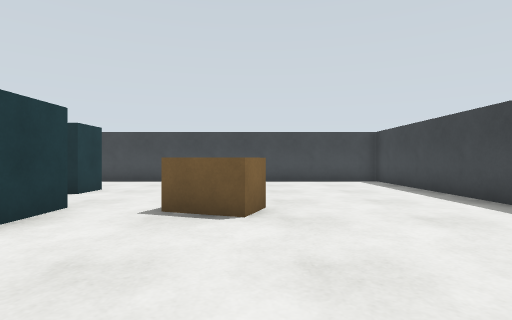
[1] (above)

22 first-person views from a walk through a world built for the Gazebo simulator. The camera is 0.86 m above the floor, looks level and sees 80° across. The floor is counted in squares, 1 m on a side. Each view is taken from the middle of a square. On the plan, view 1 faces up. The plan holds only what a view shows up to about 11 squares ahead; the rest is blank.

[2]
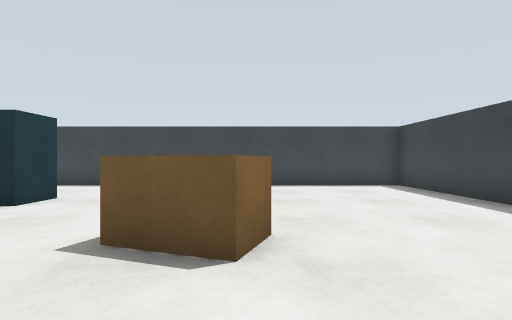

[3]
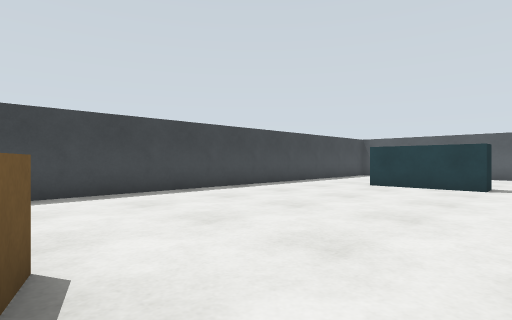

[4]
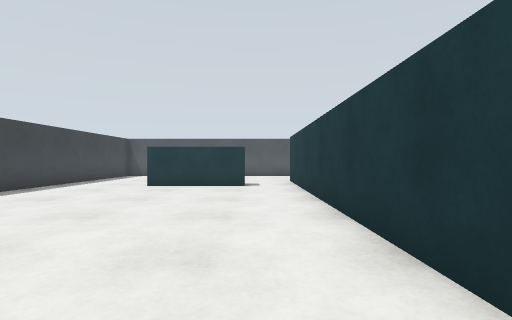

[5]
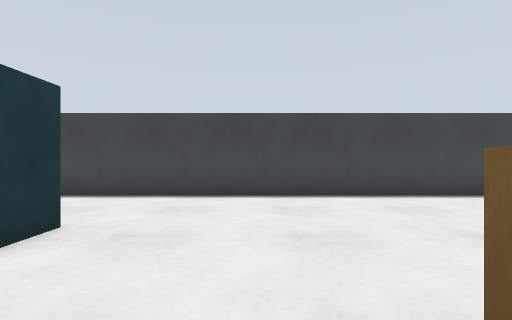

[6]
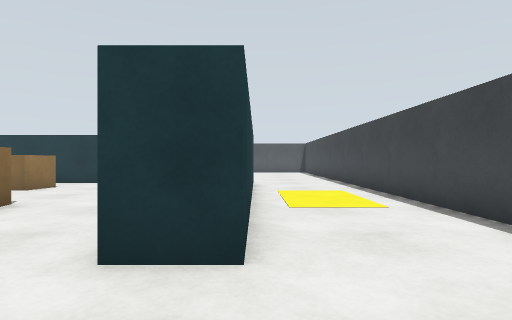

[7]
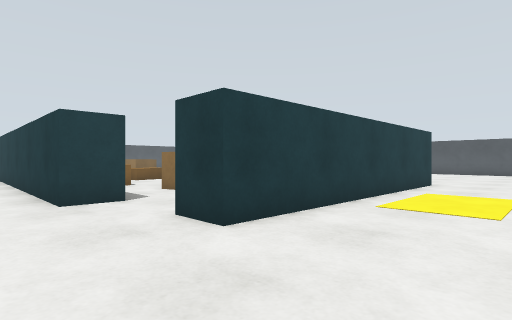

[8]
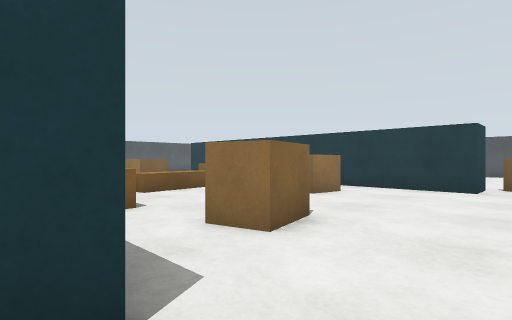

[9]
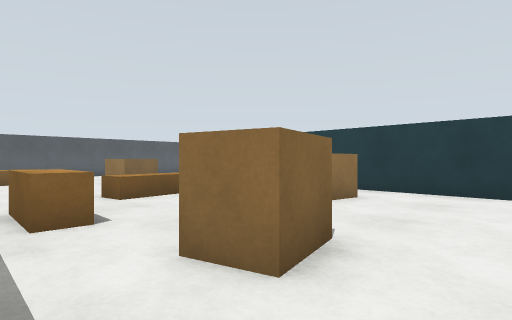

[10]
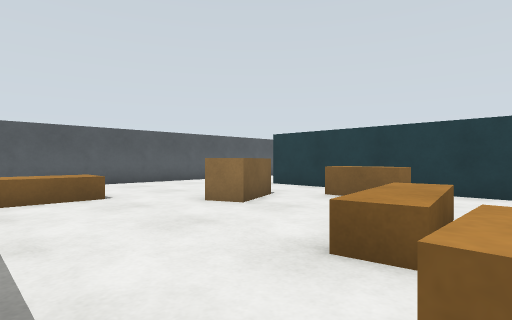

[11]
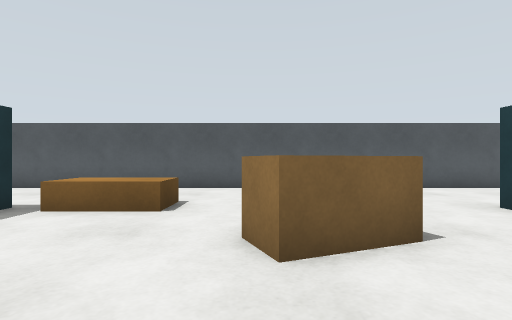

[12]
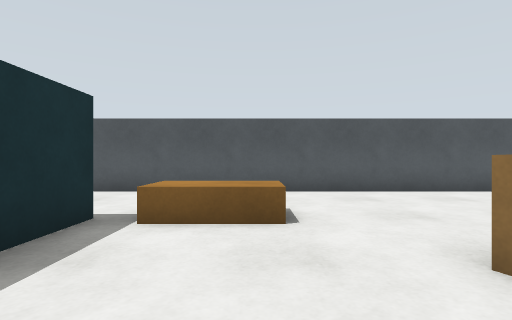

[13]
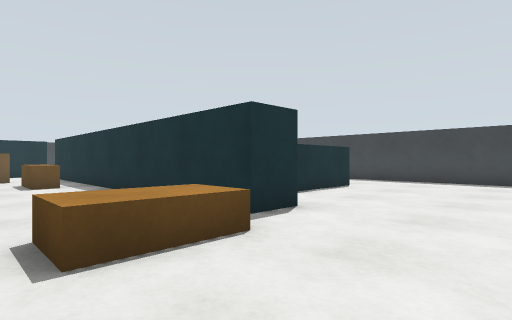

[14]
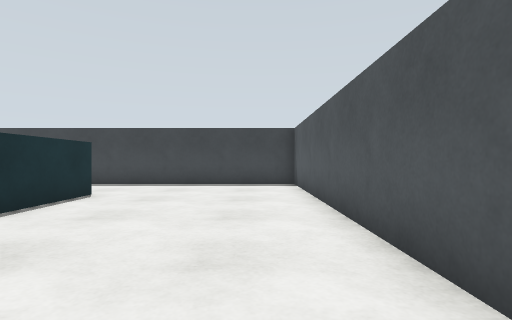

[15]
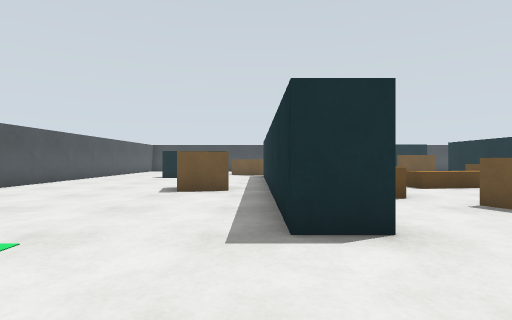

[16]
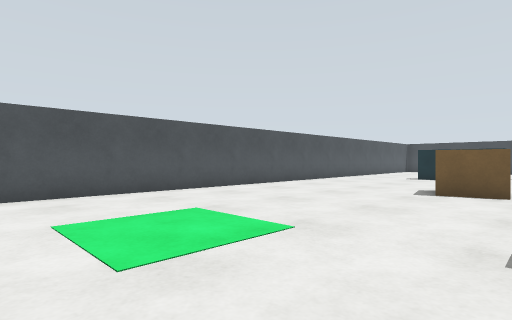

[17]
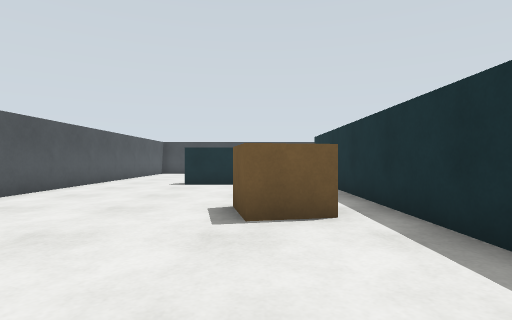

[18]
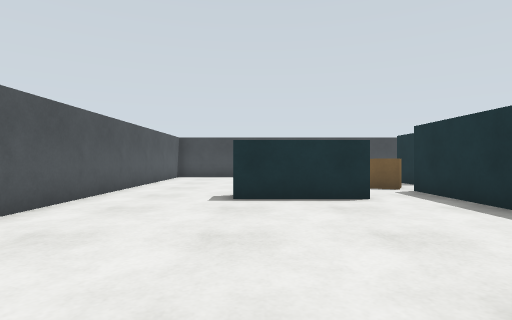

[19]
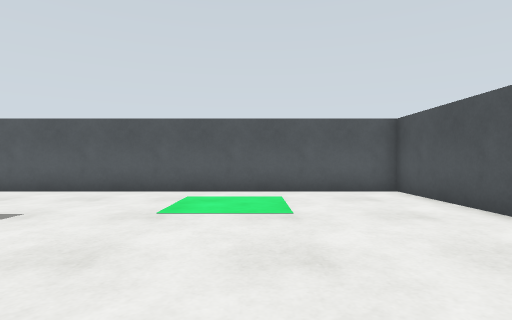

[20]
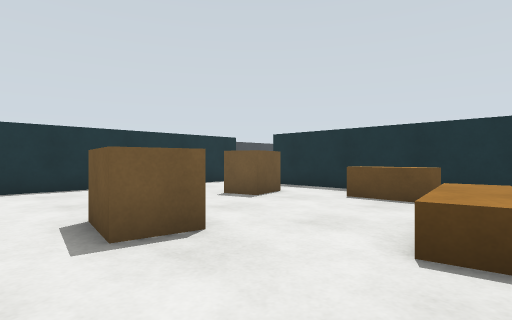

[21]
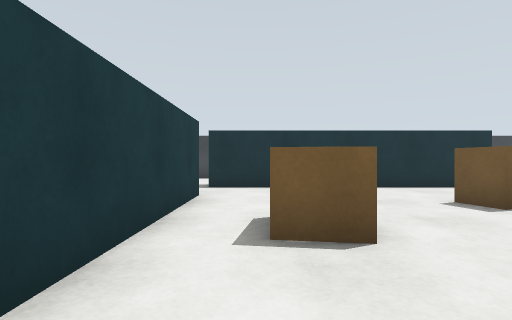

[22]
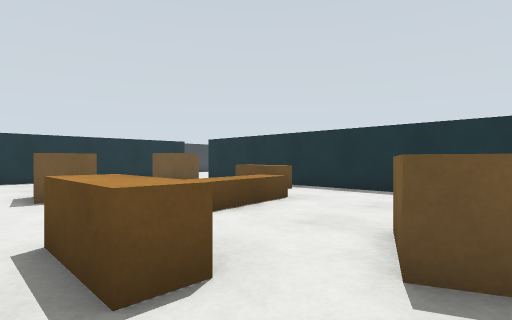

### Floor plan
Points are (right, up) in squares from view 1. A wall is a line through its corners. A room is listed if a view was taken in it or the views show most of it. See-through windows are left out.
Room 1 (views 1, 2, 3, 4, 5, 6, 7, 8)
walls: (-4.6, 5.5) (-3.4, 5.5) (-3.4, -4.5); (-1.6, -5.1) (1.6, -5.1); (4.9, -3.5) (4.9, 12.4) (-13, 12.4); (-13.5, 8.9) (-4.5, 8.9) (-4.5, 7.7)
ways out: opening at (-5, 6.5) to room 2; opening at (-2.5, -5.5) to room 2; opening at (3, -4.3) to room 2; opening at (-13, 11)
objects: brown box (-1, 5) to (0, 6)
Room 2 (views 9, 10, 11, 12, 13, 14, 15, 16, 17, 18, 19, 20, 21, 22)
walls: (-3.4, -4.5) (-3.4, -6); (-3.4, -7.5) (-4.6, -7.5) (-4.6, 5.1); (-16.5, 3.7) (-19.5, 3.7); (-14.6, 5.5) (-13.4, 5.5) (-13.4, -7.5) (-14.6, -7.5) (-14.6, 4.5); (-22.9, -3.2) (-22.9, -11.4) (4.9, -11.4) (4.9, -3.5); (1.6, -5.9) (-1.6, -5.9) (-1.6, -5.1); (-4.5, 7.7) (-13.5, 7.7); (-22.9, 5.5) (-22.9, -1.6)
ways out: opening at (-5, 6.5) to room 1; opening at (-2.5, -5.5) to room 1; opening at (3, -4.3) to room 1; opening at (-21, 4.7); opening at (-16, 4); opening at (-13.5, 6.5)
objects: brown box (-17, -2) to (-16, -1); marker (-12, -4) to (-12, -3); brown box (-12, 1) to (-11, 2); brown box (-11, -6) to (-9, -5); pallet (-10, -2) to (-8, -1); brown box (-8, 4) to (-7, 4); pallet (-7, -8) to (-6, -7); marker (-6, 0) to (-6, 1)

Where each view was taken, in squares from view 1:
view 1: 0 up, 0 right, facing up
view 2: 2 up, 0 right, facing up
view 3: 5 up, 3 left, facing down-right
view 4: 5 up, 2 left, facing down
view 5: 5 up, 2 left, facing up
view 6: 9 up, 2 left, facing left
view 7: 12 up, 2 left, facing down-left
view 8: 7 up, 4 left, facing down-left
view 9: 6 up, 5 left, facing down-left
view 10: 0 up, 5 left, facing down-left
view 11: 2 down, 9 left, facing down
view 12: 3 down, 7 left, facing down
view 13: 11 down, 8 left, facing up-right
view 14: 10 down, 6 left, facing right
view 15: 11 down, 15 left, facing up
view 16: 11 down, 15 left, facing up-left
view 17: 7 down, 17 left, facing up
view 18: 3 down, 19 left, facing up
view 19: 3 down, 19 left, facing down
view 20: 2 down, 13 left, facing up-right
view 21: 2 down, 12 left, facing up
view 22: 6 down, 13 left, facing up-right
